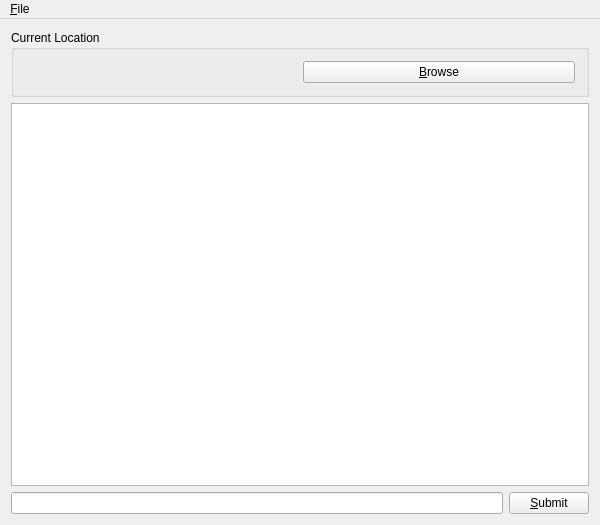
<?xml version="1.0" encoding="UTF-8"?>
<ui version="4.0">
 <class>MainWindow</class>
 <widget class="QMainWindow" name="MainWindow">
  <property name="geometry">
   <rect>
    <x>0</x>
    <y>0</y>
    <width>600</width>
    <height>525</height>
   </rect>
  </property>
  <property name="windowTitle">
   <string>Commander</string>
  </property>
  <widget class="QWidget" name="centralWidget">
   <layout class="QVBoxLayout" name="verticalLayout">
    <item>
     <widget class="QGroupBox" name="groupBox">
      <property name="title">
       <string>Current Location</string>
      </property>
      <layout class="QHBoxLayout" name="horizontalLayout_2">
       <item>
        <widget class="QLabel" name="currentdir">
         <property name="text">
          <string/>
         </property>
        </widget>
       </item>
       <item>
        <widget class="QPushButton" name="changedir">
         <property name="sizePolicy">
          <sizepolicy hsizetype="Minimum" vsizetype="Preferred">
           <horstretch>0</horstretch>
           <verstretch>0</verstretch>
          </sizepolicy>
         </property>
         <property name="minimumSize">
          <size>
           <width>200</width>
           <height>0</height>
          </size>
         </property>
         <property name="text">
          <string>&amp;Browse</string>
         </property>
        </widget>
       </item>
      </layout>
     </widget>
    </item>
    <item>
     <widget class="QTextBrowser" name="result"/>
    </item>
    <item>
     <layout class="QHBoxLayout" name="horizontalLayout">
      <item>
       <widget class="QLineEdit" name="command"/>
      </item>
      <item>
       <widget class="QPushButton" name="submit">
        <property name="text">
         <string>&amp;Submit</string>
        </property>
       </widget>
      </item>
     </layout>
    </item>
   </layout>
  </widget>
  <widget class="QMenuBar" name="menuBar">
   <property name="geometry">
    <rect>
     <x>0</x>
     <y>0</y>
     <width>600</width>
     <height>28</height>
    </rect>
   </property>
   <widget class="QMenu" name="menu_File">
    <property name="title">
     <string>&amp;File</string>
    </property>
    <addaction name="action_Quit"/>
   </widget>
   <addaction name="menu_File"/>
  </widget>
  <action name="action_Quit">
   <property name="text">
    <string>&amp;Quit</string>
   </property>
  </action>
 </widget>
 <layoutdefault spacing="6" margin="11"/>
 <resources/>
 <connections>
  <connection>
   <sender>action_Quit</sender>
   <signal>triggered()</signal>
   <receiver>MainWindow</receiver>
   <slot>close()</slot>
   <hints>
    <hint type="sourcelabel">
     <x>-1</x>
     <y>-1</y>
    </hint>
    <hint type="destinationlabel">
     <x>299</x>
     <y>262</y>
    </hint>
   </hints>
  </connection>
  <connection>
   <sender>command</sender>
   <signal>returnPressed()</signal>
   <receiver>submit</receiver>
   <slot>click()</slot>
   <hints>
    <hint type="sourcelabel">
     <x>257</x>
     <y>494</y>
    </hint>
    <hint type="destinationlabel">
     <x>552</x>
     <y>494</y>
    </hint>
   </hints>
  </connection>
 </connections>
</ui>
